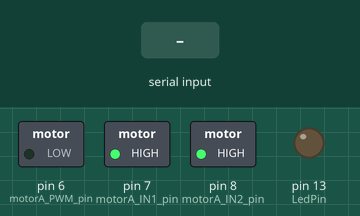
Bench run of a sketch on a simulated Arduino Uno, built with avr-gcc and run on an emulated ATmega328P. Parts: switched loads named in the sketch (green lamp = pin HIGH), output pins drawn as LEDs (lit = HIGH). The inputs (shaded band) are chosen by the test bench.

Above: at 1.2 s.
1.3 s: "1" received over the second serial link
At 1.9 s:
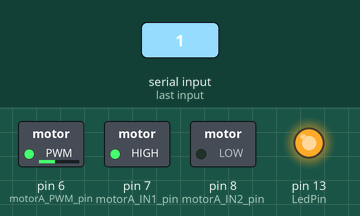
2.8 s: "2" received over the second serial link
At 3.1 s:
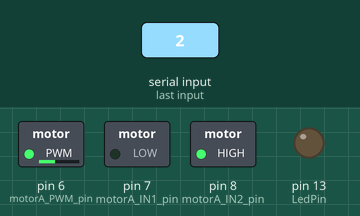
4.3 s: "0" received over the second serial link
At 5.5 s:
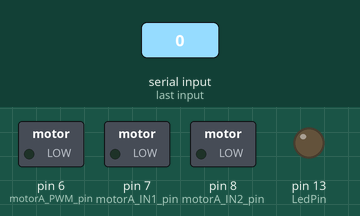
Timing chart, 0 to 7.3 s (numbered marks = the images above; inputs shaded):
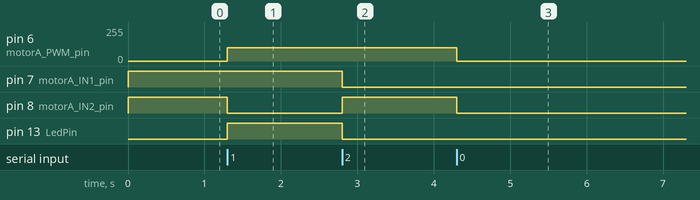

The sketch:

Arduino_Uno_Wirelss_Communication.ino
```cpp
#include <SoftwareSerial.h>

SoftwareSerial mySerial(2, 3); //RX TX
const int LedPin = 13;
const int motorA_PWM_pin = 6;
const int motorA_IN1_pin = 7;
const int motorA_IN2_pin = 8;

int ledState = 0;
int motorState = 3;

void setup()
{
    pinMode(LedPin, OUTPUT);
    pinMode(motorA_IN1_pin, OUTPUT);
    pinMode(motorA_IN2_pin, OUTPUT);
    pinMode(motorA_PWM_pin, OUTPUT);

    mySerial.begin(115200);
}

void loop()
{
    char receiveVal;

    if (mySerial.available() > 0)
    {
        receiveVal = mySerial.read();

        if (receiveVal == '1')
        {
            ledState = 1;
            motorState = 1;
        }
        else if (receiveVal == '2')
        {
            ledState = 0;
            motorState = 2;
        }
        else if (receiveVal == '0')
        {
            motorState = 0;
        }

        //    else
        //       ledState = 0;
    }

    digitalWrite(LedPin, ledState);
    drive_motor(motorState);


    delay(50);
}

void drive_motor(int state)
{
    if(state == 0)
        motor_brake();
    else if (state == 1)
        motor_forward();
    else if (state == 2)
        motor_backward();
    else if (state == 3)
        motor_neutral();
}


//电机向前
void motor_forward()
{
    digitalWrite(motorA_IN1_pin, HIGH);
    digitalWrite(motorA_IN2_pin, LOW);
    analogWrite(motorA_PWM_pin, 100);
}

void motor_backward()
{
    digitalWrite(motorA_IN1_pin, LOW);
    digitalWrite(motorA_IN2_pin, HIGH);
    analogWrite(motorA_PWM_pin, 100);
}

void motor_brake()
{
    digitalWrite(motorA_IN1_pin, LOW);
    digitalWrite(motorA_IN2_pin, LOW);
    analogWrite(motorA_PWM_pin, 0);
}

void motor_neutral()
{
    digitalWrite(motorA_IN1_pin, HIGH);
    digitalWrite(motorA_IN2_pin, HIGH);
    analogWrite(motorA_PWM_pin, 0);
}
```

Measured:
- after the input at 1.3 s, pin 6 (motorA_PWM_pin): 0/255 → 100/255 at once; pin 8 (motorA_IN2_pin): HIGH → LOW at once; pin 13 (LedPin): LOW → HIGH at once
- after the input at 2.8 s, pin 7 (motorA_IN1_pin), pin 13 (LedPin): HIGH → LOW at once; pin 8 (motorA_IN2_pin): LOW → HIGH at once
- after the input at 4.3 s, pin 6 (motorA_PWM_pin): 100/255 → 0/255 at once; pin 8 (motorA_IN2_pin): HIGH → LOW at once
